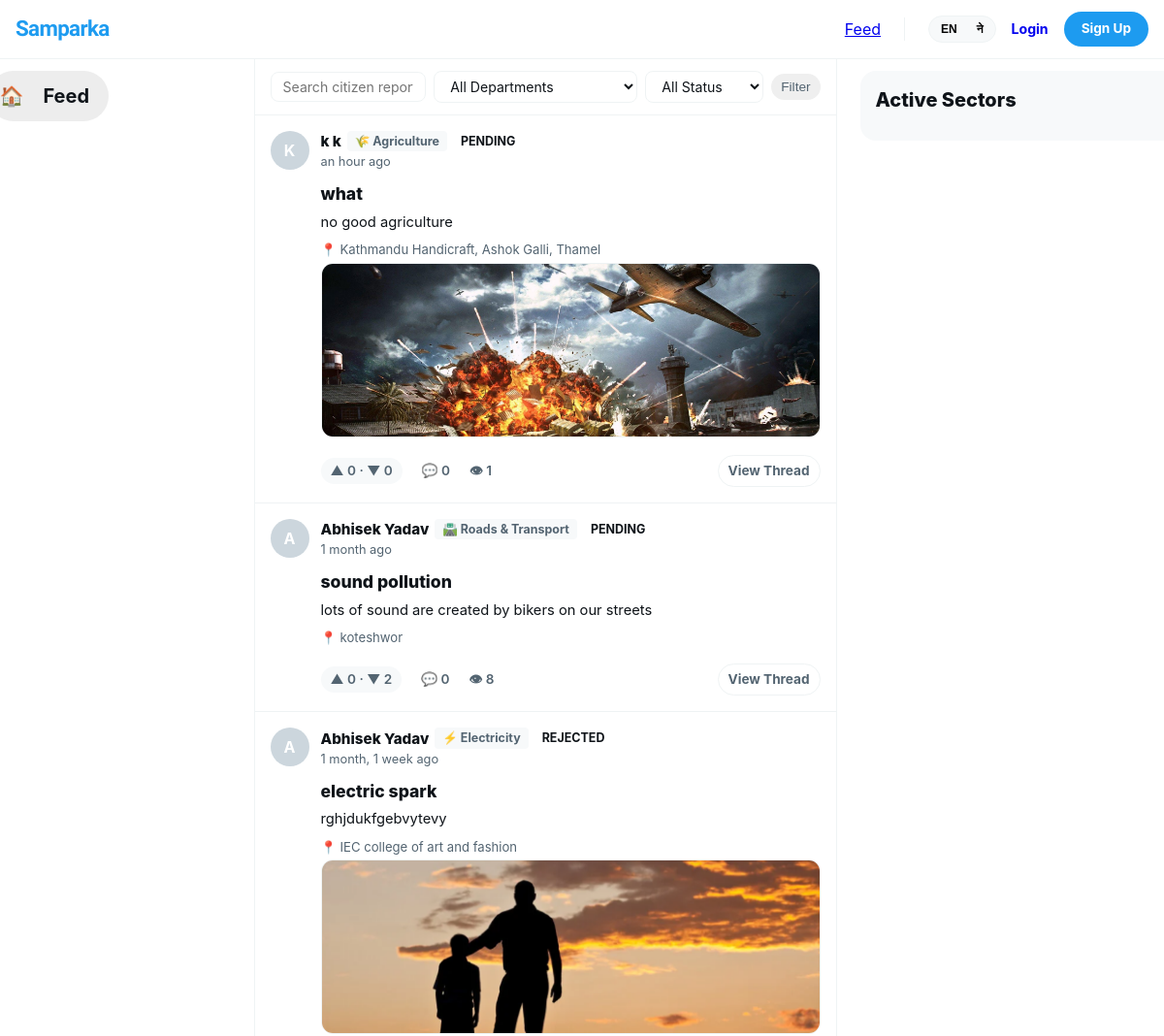
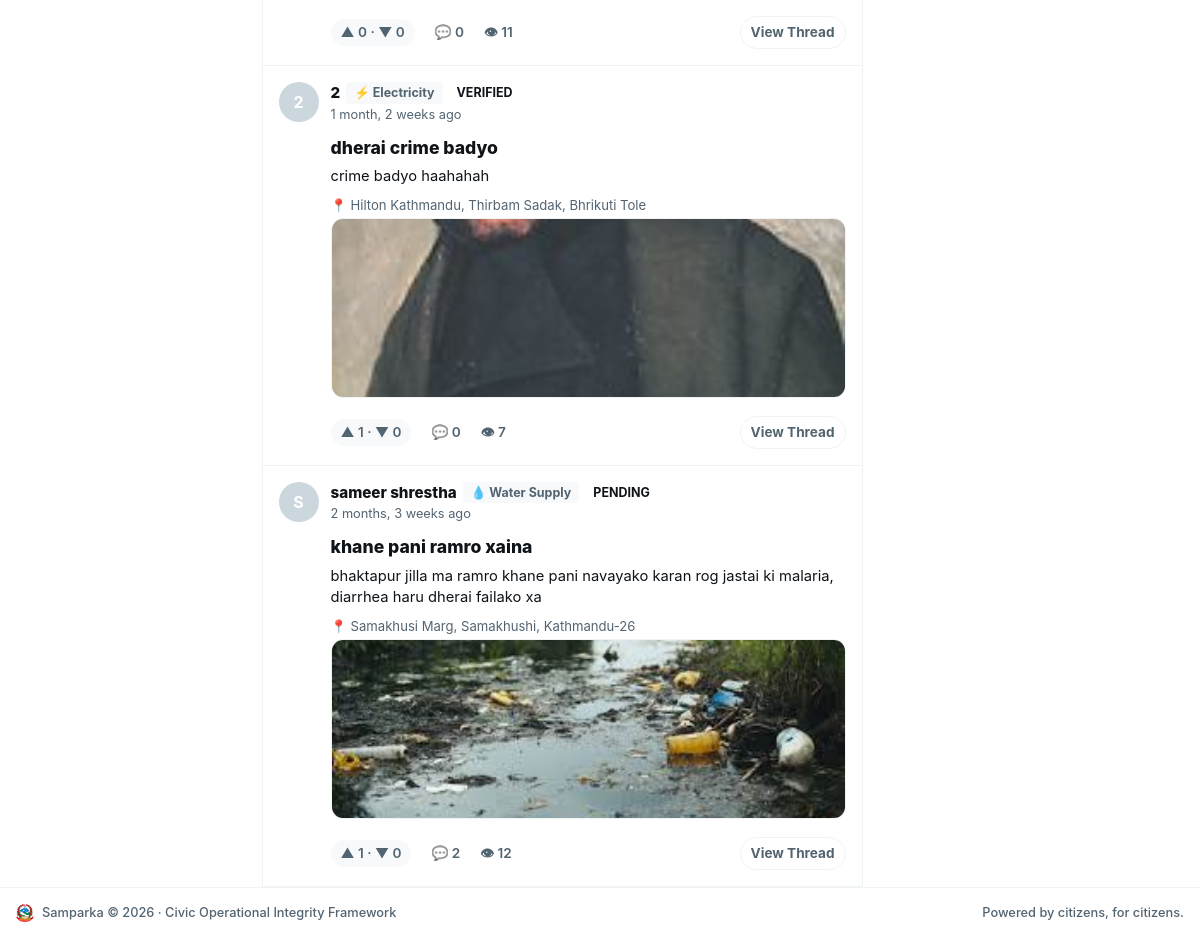
Screenshot of /complaints/ with the database file from the repository (2 pictures, top to bottom).
### departments/models.py (models this page shows, shortened)
class Department(models.Model):
    name = models.CharField(
        max_length=100,
        unique=True
    )
    name_ne = models.CharField(
        max_length=100,
        blank=True,
        help_text='Nepali name of the department (optional)'
    )
    slug = models.SlugField(
        unique=True
    )
    description = models.TextField(
        blank=True
    )
    icon = models.CharField(
        max_length=50,
        default='🏛️',
        help_text='Emoji icon for the department'
    )
    color = models.CharField(
        max_length=7,
        default='#3B82F6',
        help_text='Hex color for department badge'
    )
    is_active = models.BooleanField(
        default=True
    )
    created_at = models.DateTimeField(
        auto_now_add=True
    )
    class Meta:
        ordering = ['name']
    @property
    def display_name(self):
        if get_language() == 'ne' and self.name_ne:
            return self.name_ne
        return self.name

### complaints/models.py (models this page shows, shortened)
class Complaint(models.Model):
    STATUS_PENDING = 'pending'
    STATUS_VERIFIED = 'verified'
    STATUS_IN_PROGRESS = 'in_progress'
    STATUS_SOLVED = 'solved'
    STATUS_REJECTED = 'rejected'
    STATUS_CHOICES = [
        (STATUS_PENDING, _('Pending')),
        (STATUS_VERIFIED, _('Verified')),
        (STATUS_IN_PROGRESS, _('In Progress')),
        (STATUS_SOLVED, _('Solved')),
        (STATUS_REJECTED, _('Rejected')),
    ]
    STATUS_COLORS = {
        STATUS_PENDING: '#F59E0B',
        STATUS_VERIFIED: '#3B82F6',
        STATUS_IN_PROGRESS: '#8B5CF6',
        STATUS_SOLVED: '#10B981',
        STATUS_REJECTED: '#EF4444',
    }
    PRIORITY_CHOICES = [
        ('low', _('Low')),
        ('medium', _('Medium')),
        ('high', _('High')),
        ('urgent', _('Urgent')),
    ]
    priority = models.CharField(max_length=10, choices=PRIORITY_CHOICES, default='medium')
    due_date = models.DateField(null=True, blank=True)
    author = models.ForeignKey(settings.AUTH_USER_MODEL, on_delete=models.CASCADE, related_name='complaints')
    department = models.ForeignKey(Department, on_delete=models.SET_NULL, null=True, related_name='complaints')
    title = models.CharField(max_length=200)
    description = models.TextField()
    status = models.CharField(max_length=20, choices=STATUS_CHOICES, default=STATUS_PENDING)
    location_name = models.CharField(max_length=200, blank=True, help_text='Human readable location name')
    latitude = models.DecimalField(max_digits=9, decimal_places=6, null=True, blank=True)
    longitude = models.DecimalField(max_digits=9, decimal_places=6, null=True, blank=True)
    upvotes = models.ManyToManyField(settings.AUTH_USER_MODEL, through='Vote', related_name='voted_complaints', blank=True)
    view_count = models.PositiveIntegerField(default=0)
    admin_note = models.TextField(blank=True, help_text='Internal note from admin (not shown to public)')
    is_anonymous = models.BooleanField(default=False)
    created_at = models.DateTimeField(auto_now_add=True)
    updated_at = models.DateTimeField(auto_now=True)
    class Meta:
        ordering = ['-created_at']
    def get_absolute_url(self):
        return reverse('complaints:detail', kwargs={'pk': self.pk})
    @property
    def upvote_count(self):
        return self.votes.filter(value=1).count()
    @property
    def downvote_count(self):
        return self.votes.filter(value=-1).count()
    @property
    def comment_count(self):
        return self.comments.filter(is_approved=True).count()

class ComplaintImage(models.Model):
    complaint = models.ForeignKey(Complaint, on_delete=models.CASCADE, related_name='images')
    image = models.ImageField(upload_to='complaints/images/')
    uploaded_at = models.DateTimeField(auto_now_add=True)

### accounts/models.py (models this page shows, shortened)
class User(AbstractUser):
    avatar = models.ImageField(upload_to='avatars/', null=True, blank=True)
    bio = models.TextField(max_length=300, blank=True)
    district = models.CharField(max_length=100, blank=True)
    ward = models.CharField(max_length=100, blank=True)
    phone = models.CharField(max_length=15, blank=True)
    is_verified = models.BooleanField(default=False)
    role = models.CharField(          # ← now inside the class
        max_length=20,
        choices=ROLE_CHOICES,
        default="user"
    )
    @property
    def display_name(self):
        if self.first_name:
            return f"{self.first_name} {self.last_name}".strip()
        return self.username

### complaints/views.py (the view)
# urls.py: path('', views.feed_view, name='feed'),
def feed_view(request):
    complaints = Complaint.objects.select_related('author', 'department').prefetch_related('votes', 'images', 'comments')
    form = ComplaintFilterForm(request.GET)
    if form.is_valid():
        dept = form.cleaned_data.get('department')
        status = form.cleaned_data.get('status')
        sort = form.cleaned_data.get('sort') or '-created_at'
        q = request.GET.get('q', '').strip()
        if q:
           complaints = complaints.filter(
            models.Q(title__icontains=q) |
            models.Q(description__icontains=q) |
            models.Q(location_name__icontains=q)
    )
        if dept:
            complaints = complaints.filter(department=dept)
        if status:
            complaints = complaints.filter(status=status)
    else:
        complaints = complaints.order_by('-created_at')
    paginator = Paginator(complaints, 10)
    page = request.GET.get('page', 1)
    complaints_page = paginator.get_page(page)
    if request.user.is_authenticated:
        user_votes = {v.complaint_id: v.value for v in Vote.objects.filter(user=request.user)}
        for c in complaints_page:
            c.user_vote = user_votes.get(c.id)
    return render(request, 'complaints/feed.html', {
        'complaints': complaints_page,
        'filter_form': form,
    })

### complaints/templates/complaints/feed.html (shortened to what this page needs)
{% extends 'base.html' %}
{% load humanize %}
{% load i18n %}
{% block content %}
<div class="x-workspace-container">
  <aside class="x-panel-left">
    <div class="x-sticky-scroll-box">
      <nav class="x-v-nav">
        <a href="{% url 'complaints:feed' %}" class="x-v-link active">
          <span class="x-v-icon">🏠</span>
          <span class="x-v-label">{% trans "Feed" %}</span>
        </a>
      </nav>
    </div>
  </aside>
  <main class="x-panel-center">
    <div class="x-center-filter-row" style="padding: 12px 16px;">
      <form method="get" style="display: flex; gap: 8px; flex-wrap: wrap; align-items: center; width: 100%; margin: 0;">
        <input type="text" name="q" placeholder="{% trans 'Search citizen reports...' %}" class="x-feed-filter-input" style="flex: 1; min-width: 160px;" value="{{ request.GET.q|default:'' }}" />
        {% if filter_form.department %}
          <select name="department" class="x-feed-filter-input">
            {% for choice in filter_form.department.field.choices %}
              <option value="{{ choice.0 }}" {% if choice.0|stringformat:"s" == request.GET.department %}selected{% endif %}>{{ choice.1 }}</option>
            {% endfor %}
          </select>
        {% endif %}
        {% if filter_form.status %}
          <select name="status" class="x-feed-filter-input">
            {% for choice in filter_form.status.field.choices %}
              <option value="{{ choice.0 }}" {% if choice.0|stringformat:"s" == request.GET.status %}selected{% endif %}>{{ choice.1 }}</option>
            {% endfor %}
          </select>
        {% endif %}
        <button type="submit" class="x-pill-action-btn active" style="border: none; cursor: pointer; padding: 7px 16px;">{% trans "Filter" %}</button>
      </form>
    </div>
    <div class="x-feed-stream-container">
      {% for complaint in complaints %}
        <div class="notif-card" style="padding: 16px; border-bottom: 1px solid var(--border-color); background: #fff; display: flex; flex-direction: column; gap: 12px;" data-complaint="{{ complaint.id }}">
          <div style="display: flex; align-items: flex-start; gap: 12px; width: 100%;">
            {% if complaint.is_anonymous %}
              <div class="complaint-author-avatar" style="background: var(--text-muted, #536471); color: #fff; font-weight: 700; min-width: 40px; height: 40px; display: flex; align-items: center; justify-content: center; border-radius: 50%;">?</div>
            {% else %}
              <a href="{% url 'accounts:profile' username=complaint.author.username %}" class="complaint-author-avatar" style="min-width: 40px; height: 40px; display: flex; align-items: center; justify-content: center; border-radius: 50%; overflow: hidden; background: var(--bg-subtle);">
                {% if complaint.author.avatar %}<img src="{{ complaint.author.avatar.url }}" style="width: 100%; height: 100%; object-fit: cover;" />{% else %}{{ complaint.author.username|first|upper }}{% endif %}
              </a>
            {% endif %}
            <div style="flex: 1; min-width: 0;">
              <div style="display: flex; align-items: center; gap: 6px; flex-wrap: wrap; margin-bottom: 2px;">
                <span style="font-weight: 800; font-size: 0.95rem; color: var(--text-main);">
                  {% if complaint.is_anonymous %}{% trans "Anonymous Citizen" %}{% else %}{{ complaint.author.display_name }}{% endif %}
                </span>
                {% if complaint.department %}
                  <span class="dept-badge" style="background: var(--bg-subtle); padding: 2px 8px; border-radius: 4px; font-size: 0.78rem; font-weight: 600; color: var(--text-main);">
                    {{ complaint.department.icon }} {{ complaint.department.display_name }}
                  </span>
                {% endif %}
                <span class="status-badge status-{{ complaint.status }}" style="font-size: 0.75rem;">{{ complaint.get_status_display }}</span>
              </div>
              <div style="font-size: 0.8rem; color: var(--text-muted);">{{ complaint.created_at|naturaltime }}</div>
            </div>
          </div>
          <div style="padding-left: 52px;">
            <h2 style="font-size: 1.1rem; font-weight: 800; margin: 0 0 6px 0; color: var(--text-main);">
              <a href="{{ complaint.get_absolute_url }}" style="color: inherit; text-decoration: none;">{{ complaint.title }}</a>
            </h2>
            <p style="font-size: 0.92rem; color: var(--text-main); margin: 0; line-height: 1.45; white-space: pre-line;">{{ complaint.description }}</p>
            {% if complaint.location_name %}
              <div style="font-size: 0.82rem; color: var(--text-muted); margin-top: 8px; display: flex; align-items: center; gap: 4px;">
                📍 {{ complaint.location_name }}
              </div>
            {% endif %}
            {% if complaint.images.all %}
              <div class="x-complaint-gallery-grid">
                {% for img in complaint.images.all|slice:":3" %}
                  <img src="{{ img.image.url }}" class="x-complaint-gallery-image" alt="{% trans 'Verification reference' %}" onclick="window.location='{{ complaint.get_absolute_url }}'" />
                {% endfor %}
              </div>
            {% endif %}
            <div style="display: flex; align-items: center; gap: 20px; margin-top: 14px; padding-top: 4px; font-size: 0.85rem; color: var(--text-muted);">
              <div style="display: flex; align-items: center; gap: 4px; background: var(--bg-subtle, #f7f9fa); padding: 4px 10px; border-radius: 16px;">
                {% if user.is_authenticated %}
                  <button class="vote-btn vote-up {% if complaint.user_vote == 1 %}active-up{% endif %}" style="background: none; border: none; cursor: pointer; padding: 2px 4px; font-size: 0.9rem;" onclick="handleVote({{ complaint.id }}, 1)" title="{% trans 'Upvote' %}">
                    ▲ <span style="font-weight: 700; font-size: 0.8rem;">{{ complaint.upvote_count }}</span>
                  </button>
                  <span style="font-weight: 800; color: var(--text-main); padding: 0 2px;">{{ complaint.vote_score }}</span>
                  <button class="vote-btn vote-down {% if complaint.user_vote == -1 %}active-down{% endif %}" style="background: none; border: none; cursor: pointer; padding: 2px 4px; font-size: 0.9rem;" onclick="handleVote({{ complaint.id }}, -1)" title="{% trans 'Downvote' %}">
                    ▼ <span style="font-weight: 700; font-size: 0.8rem;">{{ complaint.downvote_count }}</span>
                  </button>
                {% else %}
                  <span style="font-weight: 600;">▲ {{ complaint.upvote_count }} &middot; ▼ {{ complaint.downvote_count }}</span>
                {% endif %}
              </div>
              <a href="{{ complaint.get_absolute_url }}#comments" style="color: inherit; text-decoration: none; display: flex; align-items: center; gap: 4px; font-weight: 600;">
                💬 {{ complaint.comment_count }}
              </a>
              <span style="display: flex; align-items: center; gap: 4px; font-weight: 600;">
                👁 {{ complaint.view_count }}
              </span>
              <a href="{{ complaint.get_absolute_url }}" class="x-pill-action-btn" style="text-decoration: none; font-size: 0.78rem; font-weight: 700; border: 1px solid var(--border-color); color: var(--text-main); background: #fff; padding: 4px 12px; margin-left: auto; border-radius: 14px;">
                {% trans "View Thread" %}
              </a>
            </div>
          </div>
        </div>
      {% endfor %}
    </div>
  </main>
  <aside class="x-panel-right">
    <div class="x-sticky-scroll-box">
      <section class="x-right-panel-widget">
        <h4 class="x-widget-panel-title">{% trans "Active Sectors" %}</h4>
      </section>
    </div>
  </aside>
</div>
{% endblock %}

### rows the page displays
Department: department "All Departments"
Complaint: author.username|first "K", author.display_name "k k", department.icon "🌾", department.display_name "Agriculture", status "PENDING", created_at "an hour ago", title "what", description "no good agriculture", location_name "Kathmandu Handicraft, Ashok Galli, Thamel", upvote_count "0", downvote_count "0", comment_count "0", view_count "1"
ComplaintImage: image (picture)
Complaint: author.username|first "A", author.display_name "Abhisek Yadav", department.icon "🛣️", department.display_name "Roads & Transport", status "PENDING", created_at "1 month ago", title "sound pollution", description "lots of sound are created by bikers on our streets", location_name "koteshwor", upvote_count "0", downvote_count "2", comment_count "0", view_count "8"
Complaint: author.username|first "A", author.display_name "Abhisek Yadav", department.icon "⚡", department.display_name "Electricity", status "REJECTED", created_at "1 month, 1 week ago", title "electric spark", description "rghjdukfgebvytevy", location_name "IEC college of art and fashion", upvote_count "0", downvote_count "0", comment_count "0", view_count "11"
ComplaintImage: image (picture)
Complaint: author.username|first "2", author.display_name "2", department.icon "⚡", department.display_name "Electricity", status "VERIFIED", created_at "1 month, 2 weeks ago", title "dherai crime badyo", description "crime badyo haahahah", location_name "Hilton Kathmandu, Thirbam Sadak, Bhrikuti Tole", upvote_count "1", downvote_count "0", comment_count "0", view_count "7"
ComplaintImage: image (picture)
Complaint: author.username|first "S", author.display_name "sameer shrestha", department.icon "💧", department.display_name "Water Supply", status "PENDING", created_at "2 months, 3 weeks ago", title "khane pani ramro xaina", description "bhaktapur jilla ma ramro khane pani navayako karan rog jastai ki malaria, diarrhea haru dherai failako xa", location_name "Samakhusi Marg, Samakhushi, Kathmandu-26", upvote_count "1", downvote_count "0", comment_count "2", view_count "12"
ComplaintImage: image (picture)

### other values shown
form field status "All Status"
